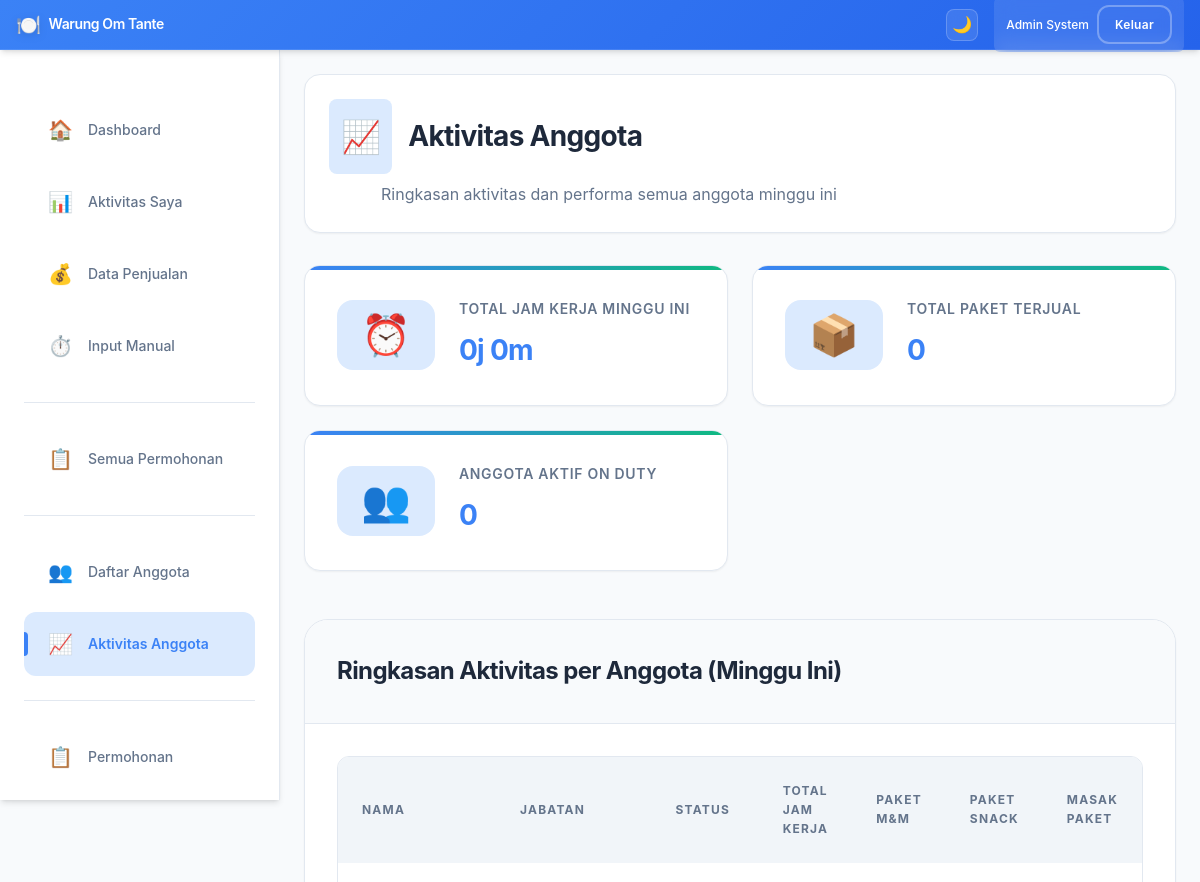
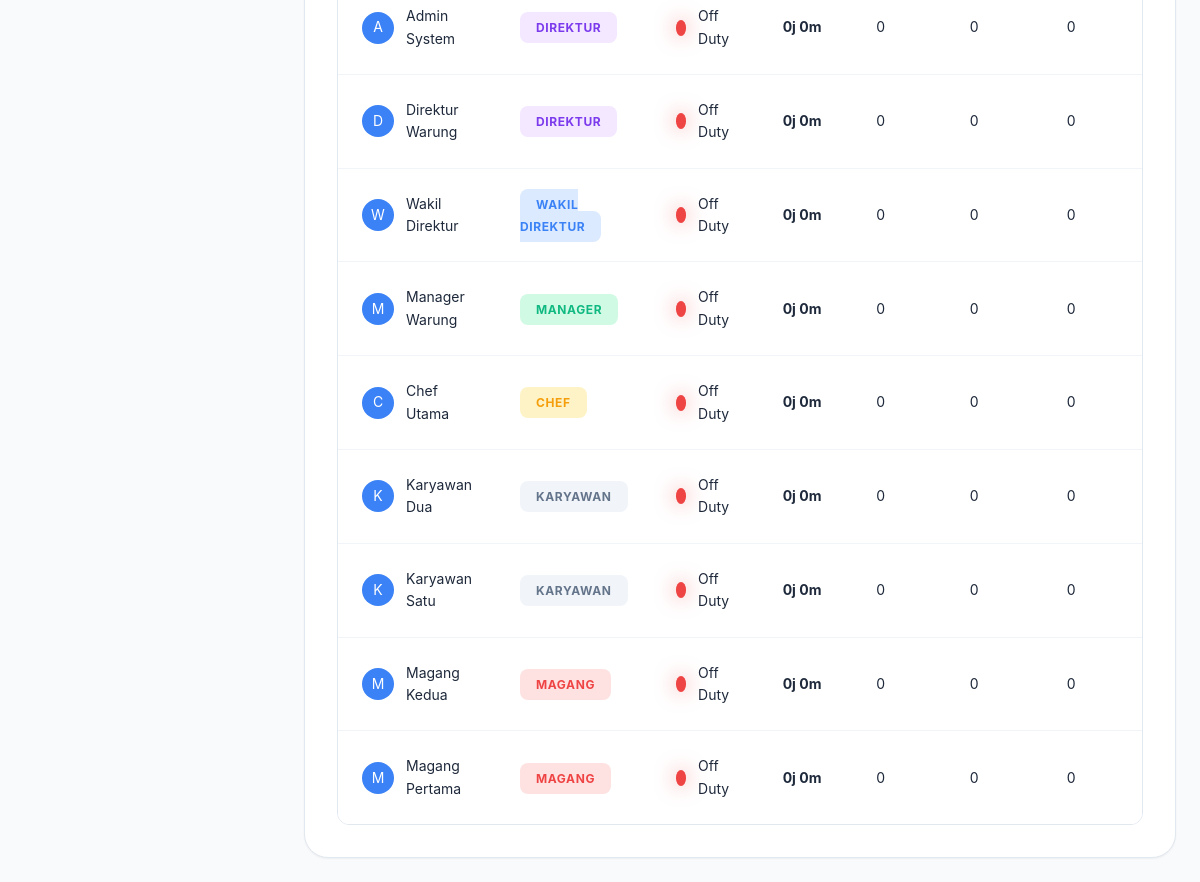
The page /employee-activities.php (signed in) on the database its author committed (2 pictures, top to bottom).
### tables this page shows
CREATE TABLE employees (
    id INT PRIMARY KEY AUTO_INCREMENT,
    name VARCHAR(100) NOT NULL,
    role ENUM('direktur', 'wakil_direktur', 'manager', 'chef', 'karyawan', 'magang') NOT NULL,
    password VARCHAR(255) NOT NULL,
    status ENUM('active', 'inactive') DEFAULT 'active',
    is_on_duty BOOLEAN DEFAULT FALSE,
    current_duty_start DATETIME NULL,
    total_duty_hours INT DEFAULT 0,
    created_at TIMESTAMP DEFAULT CURRENT_TIMESTAMP,
    updated_at TIMESTAMP DEFAULT CURRENT_TIMESTAMP ON UPDATE CURRENT_TIMESTAMP
);

### config.php (called while the page is built, shortened)
<?php
function formatDuration($minutes) {
    $hours = floor($minutes / 60);
    $mins = $minutes % 60;
    return $hours . 'j ' . $mins . 'm';
}
function getRoleDisplayName($role) {
    $roles = [
        'direktur' => 'Direktur',
        'wakil_direktur' => 'Wakil Direktur',
        'manager' => 'Manager',
        'chef' => 'Chef',
        'karyawan' => 'Karyawan',
        'magang' => 'Magang'
    ];
    return $roles[$role] ?? ucfirst($role);
}
?>

### employee-activities.php (the view, shortened to what this page needs)
<?php
require_once 'config.php';
$stmt = $conn->query("
    SELECT
        e.id,
        e.name,
        e.role,
        e.is_on_duty,
        -- Gunakan WEEK(column, 1) dan YEAR(column) untuk konsistensi dengan sales.php
        COALESCE(SUM(CASE WHEN WEEK(dl.duty_start, 1) = WEEK(NOW(), 1) AND YEAR(dl.duty_start) = YEAR(NOW()) THEN dl.duration_minutes ELSE 0 END), 0) as total_duty_minutes,
        COALESCE(SUM(CASE WHEN WEEK(sd.date, 1) = WEEK(NOW(), 1) AND YEAR(sd.date) = YEAR(NOW()) THEN sd.paket_makan_minum ELSE 0 END), 0) as total_paket_makan_minum,
        COALESCE(SUM(CASE WHEN WEEK(sd.date, 1) = WEEK(NOW(), 1) AND YEAR(sd.date) = YEAR(NOW()) THEN sd.paket_snack ELSE 0 END), 0) as total_paket_snack,
        COALESCE(SUM(CASE WHEN WEEK(sd.date, 1) = WEEK(NOW(), 1) AND YEAR(sd.date) = YEAR(NOW()) THEN sd.masak_paket ELSE 0 END), 0) as total_masak_paket,
        COALESCE(SUM(CASE WHEN WEEK(sd.date, 1) = WEEK(NOW(), 1) AND YEAR(sd.date) = YEAR(NOW()) THEN sd.masak_snack ELSE 0 END), 0) as total_masak_snack
    FROM employees e
    LEFT JOIN duty_logs dl ON e.id = dl.employee_id
    LEFT JOIN sales_data sd ON e.id = sd.employee_id
    WHERE e.status = 'active'
    GROUP BY e.id, e.name, e.role, e.is_on_duty
    ORDER BY
        CASE e.role
            WHEN 'direktur' THEN 1
            WHEN 'wakil_direktur' THEN 2
            WHEN 'manager' THEN 3
            WHEN 'chef' THEN 4
            WHEN 'karyawan' THEN 5
            WHEN 'magang' THEN 6
        END,
        e.name
");
$employee_activities = $stmt->fetch_all(MYSQLI_ASSOC);
?>
<!DOCTYPE html>
<html lang="id">
<head>
    <link rel="stylesheet" href="style.css">
</head>
<body>
    <div class="dashboard-container">
        <?php include 'includes/header.php'; ?>
        <?php include 'includes/sidebar.php'; ?>
        <main class="main-content">
            <div class="page-header">
                <h1>
                    <span class="page-icon">📈</span>
                    Aktivitas Anggota
                </h1>
                <p>Ringkasan aktivitas dan performa semua anggota minggu ini</p>
            </div>
            <div class="summary-stats-container">
                <div class="summary-card">
                    <div class="summary-icon" style="color: var(--info-color);">⏰</div>
                    <div class="summary-content">
                        <h4>Total Jam Kerja Minggu Ini</h4>
                        <p class="summary-value">
                            <?= formatDuration(array_sum(array_column($employee_activities, 'total_duty_minutes'))) ?>
                        </p>
                    </div>
                </div>
                <div class="summary-card">
                    <div class="summary-icon" style="color: var(--primary-color);">📦</div>
                    <div class="summary-content">
                        <h4>Total Paket Terjual</h4>
                        <p class="summary-value">
                            <?= array_sum(array_column($employee_activities, 'total_paket_makan_minum')) +
                                array_sum(array_column($employee_activities, 'total_paket_snack')) +
                                array_sum(array_column($employee_activities, 'total_masak_paket')) +
                                array_sum(array_column($employee_activities, 'total_masak_snack')) ?>
                        </p>
                    </div>
                </div>
                <div class="summary-card">
                    <div class="summary-icon" style="color: var(--success-color);">👥</div>
                    <div class="summary-content">
                        <h4>Anggota Aktif On Duty</h4>
                        <p class="summary-value">
                            <?= count(array_filter($employee_activities, function($emp) { return $emp['is_on_duty']; })) ?>
                        </p>
                    </div>
                </div>
            </div>
            <div class="card">
                <div class="card-header">
                    <h3>Ringkasan Aktivitas per Anggota (Minggu Ini)</h3>
                </div>
                <div class="card-content">
                    <div class="responsive-table-container">
                        <table class="activities-table-improved">
                            <thead>
                                <tr>
                                    <th>Nama</th>
                                    <th>Jabatan</th>
                                    <th>Status</th>
                                    <th>Total Jam Kerja</th>
                                    <th>Paket M&M</th>
                                    <th>Paket Snack</th>
                                    <th>Masak Paket</th>
                                </tr>
                            </thead>
                            <tbody>
                                <?php if (empty($employee_activities)): ?>
                                    <tr>
                                        <td colspan="8" class="no-data">Belum ada data aktivitas anggota minggu ini.</td>
                                    </tr>
                                <?php else: ?>
                                    <?php foreach ($employee_activities as $activity): ?>
                                    <tr>
                                        <td data-label="Nama">
                                            <div class="employee-name-cell">
                                                <span class="employee-avatar-small">
                                                    <?= strtoupper(substr(htmlspecialchars($activity['name']), 0, 1)) ?>
                                                </span>
                                                <span><?= htmlspecialchars($activity['name']) ?></span>
                                            </div>
                                        </td>
                                        <td data-label="Jabatan">
                                            <span class="role-badge role-<?= htmlspecialchars($activity['role']) ?>">
                                                <?= htmlspecialchars(getRoleDisplayName($activity['role'])) ?>
                                            </span>
                                        </td>
                                        <td data-label="Status">
                                            <div class="status-cell">
                                                <span class="status-indicator <?= $activity['is_on_duty'] ? 'on-duty' : 'off-duty' ?>"></span>
                                                <span><?= $activity['is_on_duty'] ? 'On Duty' : 'Off Duty' ?></span>
                                            </div>
                                        </td>
                                        <td data-label="Total Jam Kerja">
                                            <strong><?= formatDuration($activity['total_duty_minutes']) ?></strong>
                                        </td>
                                        <td data-label="Paket M&M"><?= $activity['total_paket_makan_minum'] ?></td>
                                        <td data-label="Paket Snack"><?= $activity['total_paket_snack'] ?></td>
                                        <td data-label="Masak Paket"><?= $activity['total_masak_paket'] ?></td>
                                    </tr>
                                    <?php endforeach; ?>
                                <?php endif; ?>
                            </tbody>
                        </table>
                    </div>
                </div>
            </div>
        </main>
    </div>
</body>
</html>

### rows shown on the page
employees: is_on_duty "0", name "A", name "Admin System", role "DIREKTUR", shows "Off Duty", total_duty_minutes "0j 0m", total_paket_makan_minum "0", total_paket_snack "0", total_masak_paket "0"
employees: name "D", name "Direktur Warung", role "DIREKTUR", is_on_duty 0 (drawn), total_duty_minutes "0j 0m", total_paket_makan_minum "0", total_paket_snack "0", total_masak_paket "0"
employees: name "W", name "Wakil Direktur", role "WAKIL DIREKTUR", is_on_duty 0 (drawn), total_duty_minutes "0j 0m", total_paket_makan_minum "0", total_paket_snack "0", total_masak_paket "0"
employees: name "M", name "Manager Warung", role "MANAGER", is_on_duty 0 (drawn), total_duty_minutes "0j 0m", total_paket_makan_minum "0", total_paket_snack "0", total_masak_paket "0"
employees: name "C", name "Chef Utama", role "CHEF", is_on_duty 0 (drawn), total_duty_minutes "0j 0m", total_paket_makan_minum "0", total_paket_snack "0", total_masak_paket "0"
employees: name "K", name "Karyawan Dua", role "KARYAWAN", is_on_duty 0 (drawn), total_duty_minutes "0j 0m", total_paket_makan_minum "0", total_paket_snack "0", total_masak_paket "0"
employees: name "K", name "Karyawan Satu", role "KARYAWAN", is_on_duty 0 (drawn), total_duty_minutes "0j 0m", total_paket_makan_minum "0", total_paket_snack "0", total_masak_paket "0"
employees: name "M", name "Magang Kedua", role "MAGANG", is_on_duty 0 (drawn), total_duty_minutes "0j 0m", total_paket_makan_minum "0", total_paket_snack "0", total_masak_paket "0"
employees: name "M", name "Magang Pertama", role "MAGANG", is_on_duty 0 (drawn), total_duty_minutes "0j 0m", total_paket_makan_minum "0", total_paket_snack "0", total_masak_paket "0"

### other values the page prints
$_SESSION['name'] "Admin System"
